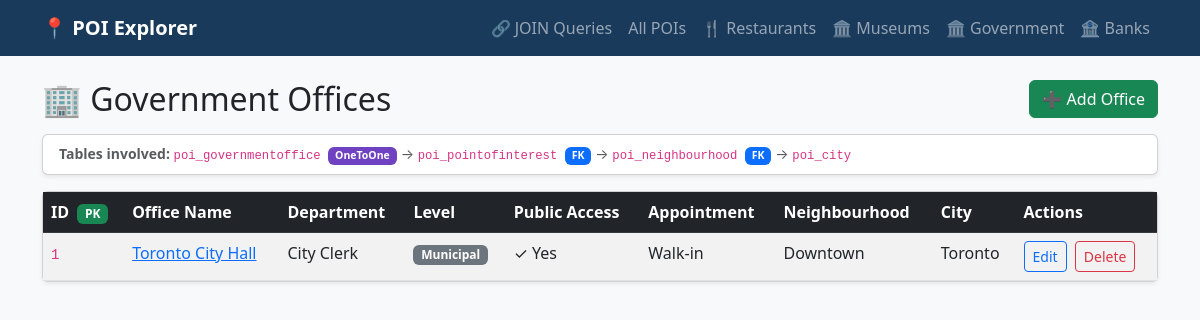
Page /government/ on the committed database.
### poi/models.py (models this page shows, shortened)
class GovernmentOffice(models.Model):
    LEVEL_CHOICES = [
        ('federal',   'Federal'),
        ('state',     'State / Provincial'),
        ('municipal', 'Municipal'),
    ]
    poi            = models.OneToOneField(
        PointOfInterest,
        on_delete=models.CASCADE,
        related_name='government'
    )
    department     = models.CharField(max_length=200)
    level          = models.CharField(max_length=20, choices=LEVEL_CHOICES, default='municipal')
    official_name  = models.CharField(max_length=200, blank=True)
    services_offered = models.TextField(blank=True)
    appointment_required = models.BooleanField(default=False)
    public_access  = models.BooleanField(default=True)

class PointOfInterest(models.Model):
    POI_TYPES = [
        ('restaurant', 'Restaurant'),
        ('museum',     'Museum'),
        ('government', 'Government'),
        ('bank',       'Bank'),
    ]
    name          = models.CharField(max_length=200)
    latitude      = models.DecimalField(max_digits=9, decimal_places=6)
    longitude     = models.DecimalField(max_digits=9, decimal_places=6)
    address       = models.CharField(max_length=300, blank=True)
    phone         = models.CharField(max_length=30,  blank=True)
    website       = models.URLField(blank=True)
    poi_type      = models.CharField(max_length=20, choices=POI_TYPES)
    neighbourhood = models.ForeignKey(
        Neighbourhood,
        on_delete=models.SET_NULL,
        null=True, blank=True,
        related_name='points_of_interest'
    )
    created_at    = models.DateTimeField(auto_now_add=True)
    updated_at    = models.DateTimeField(auto_now=True)
    class Meta:
        verbose_name        = "Point of Interest"
        verbose_name_plural = "Points of Interest"

class Neighbourhood(models.Model):
    name = models.CharField(max_length=100)
    city = models.ForeignKey(
        City,
        on_delete=models.CASCADE,
        related_name='neighbourhoods'
    )

class City(models.Model):
    name    = models.CharField(max_length=100)
    country = models.CharField(max_length=100)
    class Meta:
        verbose_name_plural = "Cities"

### poi/views.py (the view)
# urls.py: path('government/',                 views.government_list,   name='government_list'),
def government_list(request):
    qs = GovernmentOffice.objects.select_related('poi', 'poi__neighbourhood__city')
    return render(request, 'poi/government_list.html', {'offices': qs})

### poi/templates/poi/government_list.html (shortened to what this page needs)
{% extends "poi/base.html" %}
{% block content %}
<div class="d-flex justify-content-between align-items-center mb-3">
  <h2 class="mb-0">🏢 Government Offices</h2>
  <a href="{% url 'poi:government_create' %}" class="btn btn-success">➕ Add Office</a>
</div>
<div class="card shadow-sm mb-3">
  <div class="card-body py-2 px-3 small text-muted">
    <strong>Tables involved:</strong>
    <code>poi_governmentoffice</code>
    <span class="badge bg-purple text-white mx-1" style="background:#6f42c1!important">OneToOne</span>→
    <code>poi_pointofinterest</code>
    <span class="badge bg-primary mx-1">FK</span>→
    <code>poi_neighbourhood</code>
    <span class="badge bg-primary mx-1">FK</span>→
    <code>poi_city</code>
  </div>
</div>
<div class="card shadow-sm">
  <div class="card-body p-0">
    <div class="table-responsive">
      <table class="table table-striped table-hover mb-0">
        <thead class="table-dark">
          <tr>
            <th>ID <span class="badge bg-success ms-1">PK</span></th>
            <th>Office Name</th>
            <th>Department</th>
            <th>Level</th>
            <th>Public Access</th>
            <th>Appointment</th>
            <th>Neighbourhood</th>
            <th>City</th>
            <th>Actions</th>
          </tr>
        </thead>
        <tbody>
          {% for g in offices %}
          <tr>
            <td><code>{{ g.pk }}</code></td>
            <td><a href="{% url 'poi:poi_detail' g.poi.pk %}">{{ g.poi.name }}</a></td>
            <td>{{ g.department }}</td>
            <td>
              {% if g.level == 'federal' %}<span class="badge bg-danger">Federal</span>
              {% elif g.level == 'state' %}<span class="badge bg-warning text-dark">State/Provincial</span>
              {% else %}<span class="badge bg-secondary">Municipal</span>
              {% endif %}
            </td>
            <td>{% if g.public_access %}✓ Yes{% else %}✗ No{% endif %}</td>
            <td>{% if g.appointment_required %}Required{% else %}Walk-in{% endif %}</td>
            <td>{{ g.poi.neighbourhood.name|default:"—" }}</td>
            <td>{{ g.poi.neighbourhood.city.name|default:"—" }}</td>
            <td>
              <a href="{% url 'poi:government_edit' g.pk %}" class="btn btn-sm btn-outline-primary me-1">Edit</a>
              <a href="{% url 'poi:government_delete' g.pk %}" class="btn btn-sm btn-outline-danger">Delete</a>
            </td>
          </tr>
          {% empty %}
          <tr><td colspan="9" class="text-center text-muted py-4">No government offices yet.</td></tr>
          {% endfor %}
        </tbody>
      </table>
    </div>
  </div>
</div>
{% endblock %}

### poi/templates/poi/base.html (style rules this page uses)
body { background: #f8f9fa; }

### rows in the picture
GovernmentOffice: pk "1", poi.name "Toronto City Hall", department "City Clerk", level "Municipal", public_access "✓ Yes", appointment_required "Walk-in", poi.neighbourhood.name "Downtown", poi.neighbourhood.city.name "Toronto"
